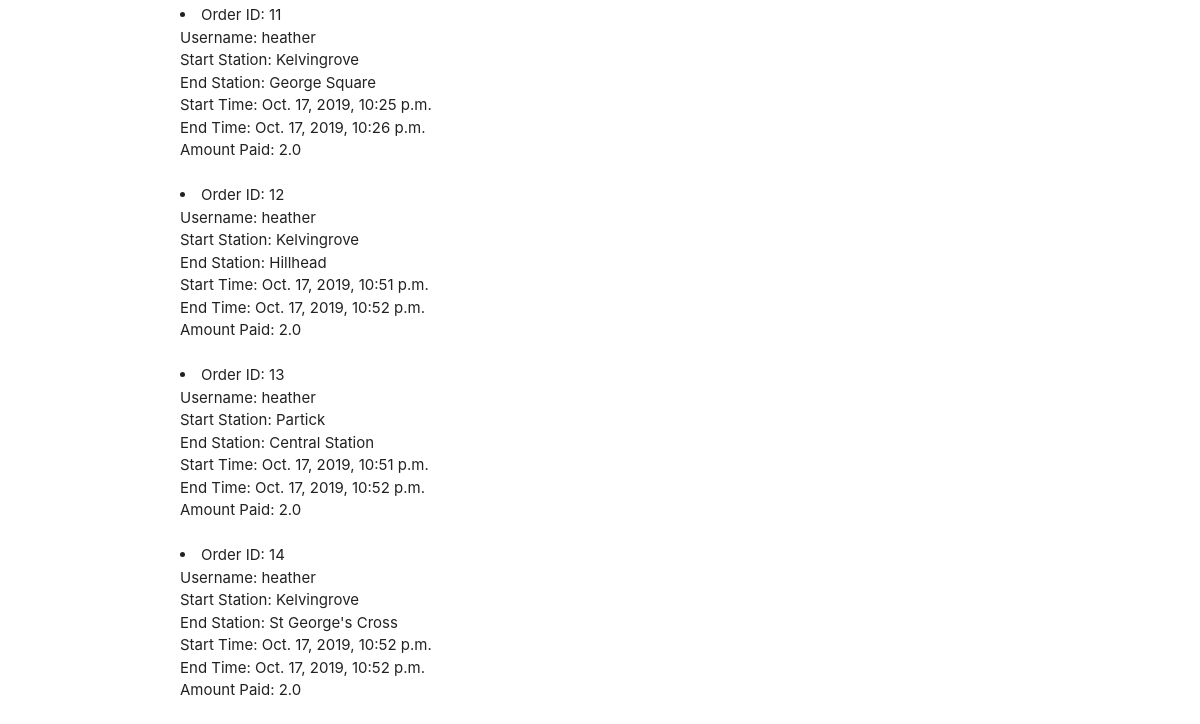
The page /manager/ (lower part) on the database as committed earlier.
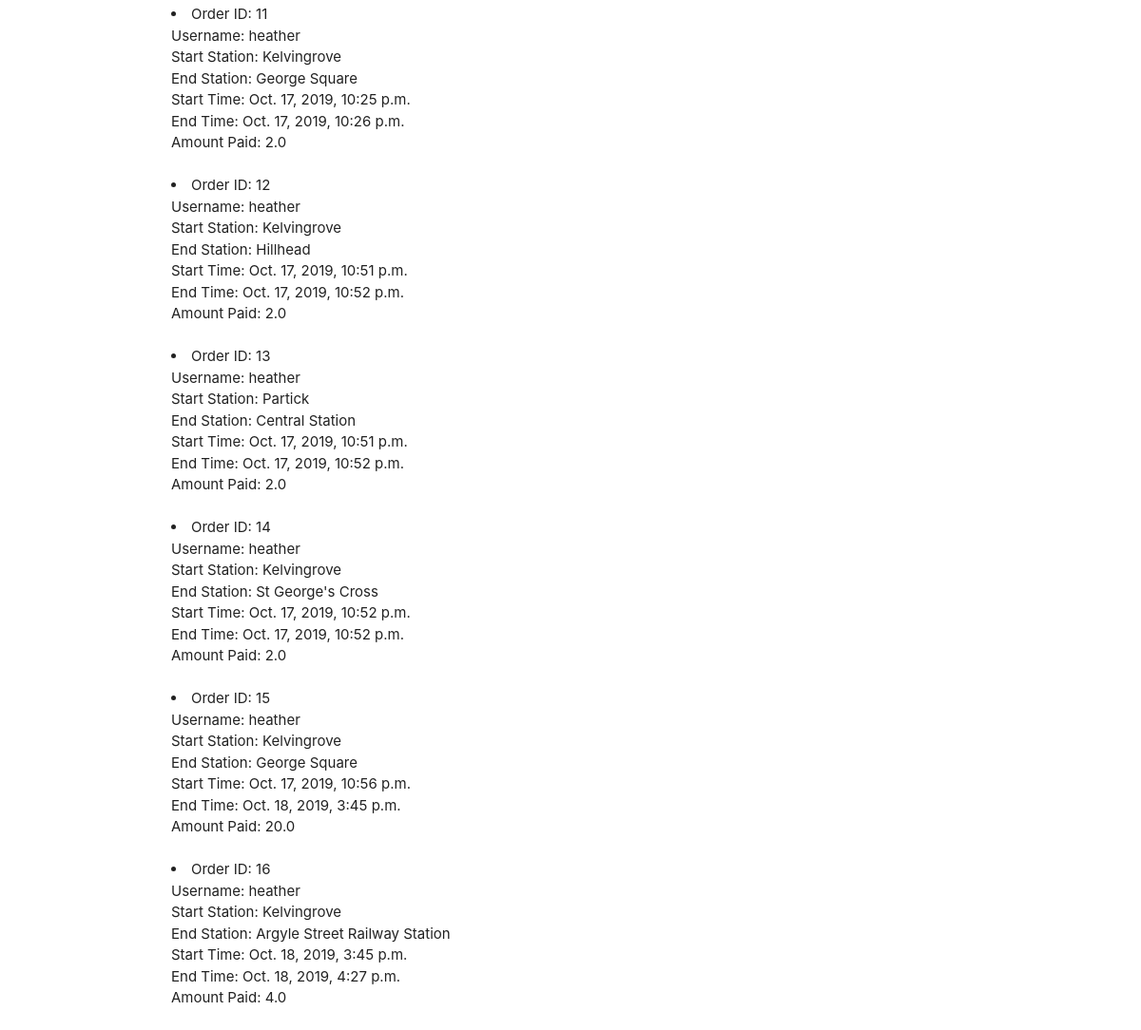
The same page on the database as committed later.
### BikeShare/models.py (models this page shows, shortened)
class Order(models.Model):
    bike = models.ForeignKey(Bike, on_delete=models.CASCADE)
    user = models.ForeignKey(settings.AUTH_USER_MODEL, on_delete=models.CASCADE, default=0)
    start_station = models.ForeignKey(Station, on_delete=models.CASCADE, default="", related_name='startstation')
    end_station = models.ForeignKey(Station, on_delete=models.CASCADE, default=None, null=True, blank=True)
    start_time = models.DateTimeField(default=timezone.now)
    check_out_time = models.DateTimeField(default=timezone.now)
    due_amount = models.FloatField(default=0.00)
    is_complete = models.BooleanField(default=False)

class Station(models.Model):
    station_name = models.CharField(max_length=100, default="")
    station_latitude = models.FloatField(null=True)
    station_longitude = models.FloatField(null=True)
    def __str__(self):
        return self.station_name

### account/models.py (models this page shows, shortened)
class Account(AbstractBaseUser):
    username = models.CharField(max_length=30, unique=True)
    email = models.EmailField(verbose_name='email', max_length=60, unique=True)
    date_joined = models.DateTimeField(verbose_name='date joined', auto_now_add=True)
    last_login = models.DateTimeField(verbose_name='last login', auto_now=True)
    role = models.CharField(max_length=10, choices=ROLE_CHOICES, default='Customer')
    is_admin = models.BooleanField(default=False)
    is_active = models.BooleanField(default=True)
    is_staff = models.BooleanField(default=False)
    is_superuser = models.BooleanField(default=False)
    hires_in_progress = models.IntegerField(default=0)
    current_location = models.CharField(max_length=30, default="")
    wallet_balance = models.FloatField(default=0.00)
    amount_owed = models.FloatField(default=0.00)
    USERNAME_FIELD = 'username'
    REQUIRED_FIELDS = ['role', 'email']
    objects = MyAccountManager()
    def __str__(self):
        return self.username

### BikeShare/views.py (the view)
# urls.py: path('manager/', views.manager_page, name='bikeshare-manager'),
def manager_page(request):
    previous_orders = Order.objects.all().filter(is_complete=True)
    return render(request, 'manager_page.html', context={'previous_orders':previous_orders})

### BikeShare/templates/manager_page.html (shortened to what this page needs)
{% extends 'base.html' %}
{% block content %}
<html>
<head>
</head>
<body>
    {% for order in previous_orders %}
        <li>
        Order ID: {{ order.id }} <br>
        Username: {{ order.user }}<br>
        Start Station: {{ order.start_station }} <br>
        End Station: {{ order.end_station }} <br>
        Start Time: {{ order.start_time }} <br>
        End Time: {{ order.check_out_time }}<br>
        Amount Paid: {{ order.due_amount }}<br><br>
        </li>
    {% endfor %}
</body>
</html>
{% endblock %}

Rows that differ between the two databases and show on the page:
added Order: id "15", user "heather", start_station "Kelvingrove", end_station "George Square", start_time "Oct. 17, 2019, 10:56 p.m.", check_out_time "Oct. 18, 2019, 3:45 p.m.", due_amount "20.0"
added Order: id "16", user "heather", start_station "Kelvingrove", end_station "Argyle Street Railway Station", start_time "Oct. 18, 2019, 3:45 p.m.", check_out_time "Oct. 18, 2019, 4:27 p.m.", due_amount "4.0"
